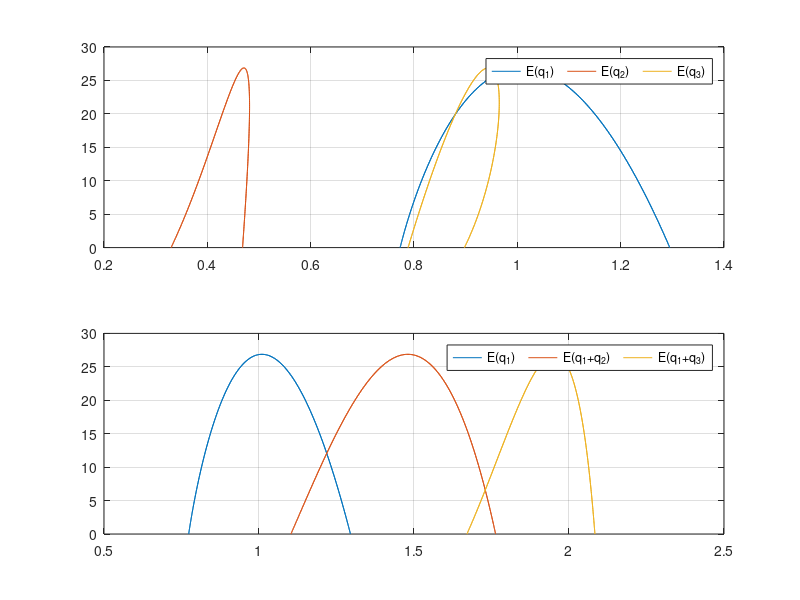
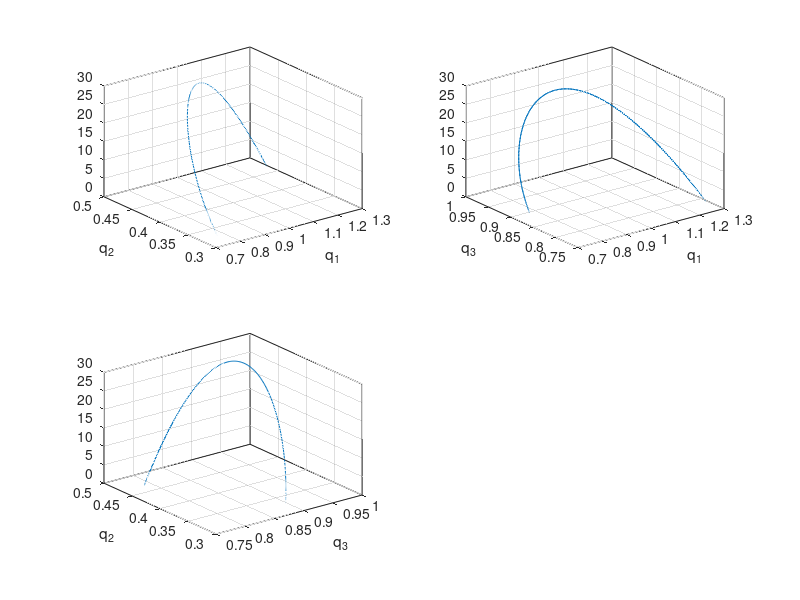
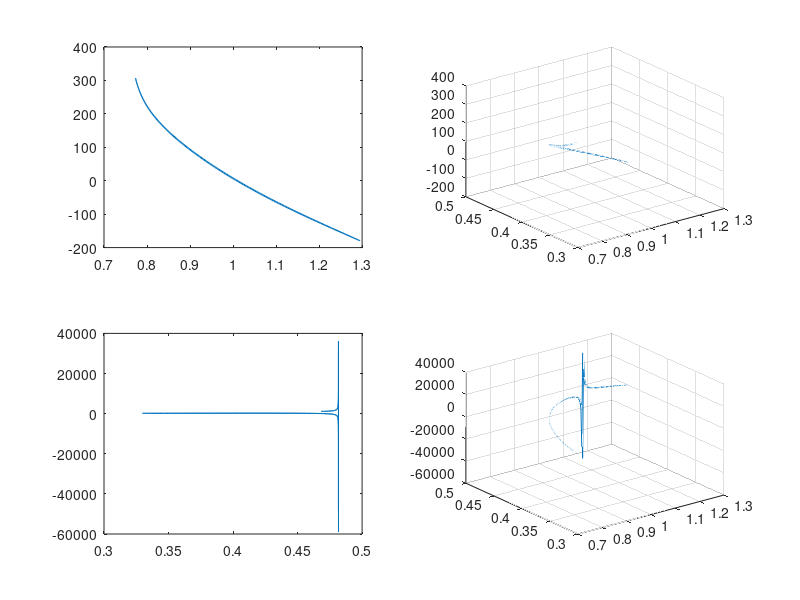

These figures' MATLAB source, in order:
function CheckFeasibilty()
%%
close all
clear all
load testCc_Lin_1_WithOptimizedTrajectory3_ForPaper_WindowsOnly_Uni_rQ_20
% load Task_eli_withJointLimitation(ForPaper_JustOnWindows)_rQ=10.mat
% load testCc_cir_14good.mat
%%
QJ=q(:,Middle1:Middle2);
DQJ=Dq(:,Middle1:Middle2);
E=[];

for i=1:size(QJ,2)
    q1f=QJ(1,i);
    q2f=QJ(2,i);
    q3f=QJ(3,i);
    

    MM=[mL3*LL1*LL3*cos(q2f+q3f)+LL1*LL2*cos(q2f)*mL2+2*LL1*LL2*cos(q2f)*mL3+mL3*LL2*LL3*cos(q3f)+mL3*LL2^2+mL3*LL3^2/3+mL3*LL1^2+LL1^2*mL2+mL1*LL1^2/3+mL2*LL2^2/3,mL3*LL1*LL3*cos(q2f+q3f)/2+LL1*LL2*cos(q2f)*mL2/2+LL1*LL2*cos(q2f)*mL3+mL3*LL2*LL3*cos(q3f)+mL3*LL2^2+mL3*LL3^2/3+mL2*LL2^2/3,mL3*LL3*(3*LL1*cos(q2f+q3f)+2*LL3+3*LL2*cos(q3f))/6;
        mL3*LL1*LL3*cos(q2f+q3f)/2+LL1*LL2*cos(q2f)*mL2/2+LL1*LL2*cos(q2f)*mL3+mL3*LL2*LL3*cos(q3f)+mL3*LL2^2+mL3*LL3^2/3+mL2*LL2^2/3,mL3*LL2*LL3*cos(q3f)+mL3*LL2^2+mL3*LL3^2/3+mL2*LL2^2/3,(2*LL3+3*LL2*cos(q3f))*LL3*mL3/6;
        mL3*LL3*(3*LL1*cos(q2f+q3f)+2*LL3+3*LL2*cos(q3f))/6,(2*LL3+3*LL2*cos(q3f))*LL3*mL3/6,mL3*LL3^2/3];

    E(i)=DQJ(:,i)'*MM*DQJ(:,i);
end
%%
figure(1)
subplot(2,1,1)
plot(QJ(1,:),E)
    hold all
    plot(QJ(2,:),E)
    plot(QJ(3,:),E)
    legend('E(q_1)','E(q_2)','E(q_3)','orientation','horizontal')
    grid on
subplot(2,1,2)
    plot(QJ(1,:),E)
    hold all
    plot(QJ(2,:)+QJ(1,:),E)
    plot(QJ(3,:)+QJ(1,:),E)
    legend('E(q_1)','E(q_1+q_2)','E(q_1+q_3)','orientation','horizontal')
    grid on
figure(2)
    subplot(2,2,1)
    plot3(QJ(1,:),QJ(2,:),E)
    xlabel('q_1')
    ylabel('q_2')
    grid on
    box on
    subplot(2,2,2)
    plot3(QJ(1,:),QJ(3,:),E)
    xlabel('q_1')
    ylabel('q_3')
    grid on
    box on
    subplot(2,2,3)
    plot3(QJ(3,:),QJ(2,:),E)
    xlabel('q_3')
    ylabel('q_2')
    grid on
    box on
%%
    f1=diff(E)./diff(QJ(1,:));
    f2=diff(E)./diff(QJ(2,:));
    figure(3)
    subplot(2,2,1)
    plot(QJ(1,1:end-1),f1)
    subplot(2,2,2)
    plot3(QJ(1,1:end-1),QJ(2,1:end-1),f1)
    subplot(2,2,2)
    plot3(QJ(1,1:end-1),QJ(2,1:end-1),f1)
    grid on
    subplot(2,2,3)
    plot(QJ(2,1:end-1),f2)
    subplot(2,2,4)
    plot3(QJ(1,1:end-1),QJ(2,1:end-1),f2)
    grid on
    